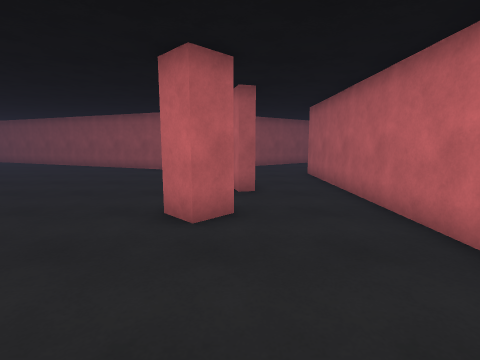
View 1 (above)

21 first-person views from a walk through a Unity game level. The camera is 1.4 m above the floor, tilts 8° down and sees 85° across. The floor is counted in squares, 1 m on a side. Each view is taken from the middle of a square. On the plan, view 1 faces up. The plan holds only what a view shows up to about 13 squares ahead; the rest is blank. The place goes on beyond the plan. The player is left out.

View 2
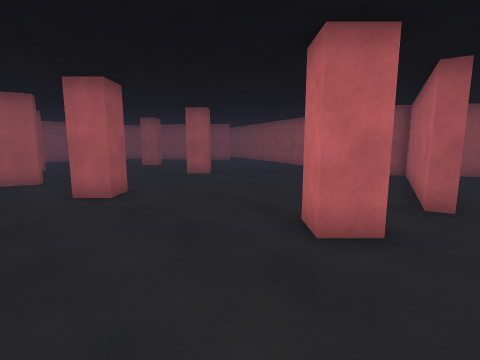

View 3
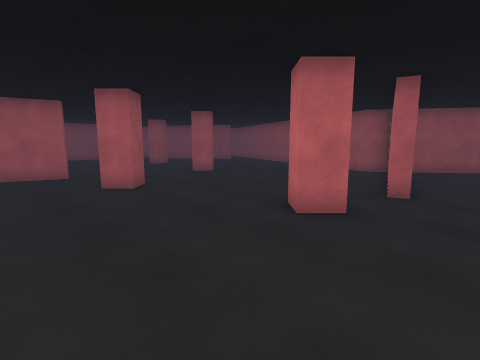

View 4
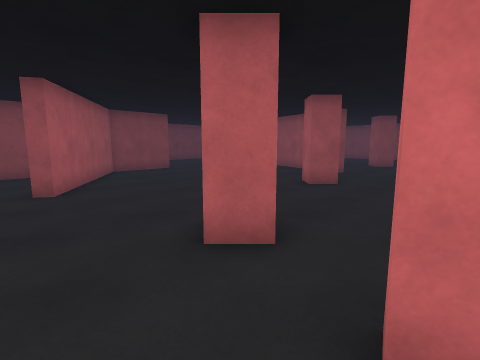

View 5
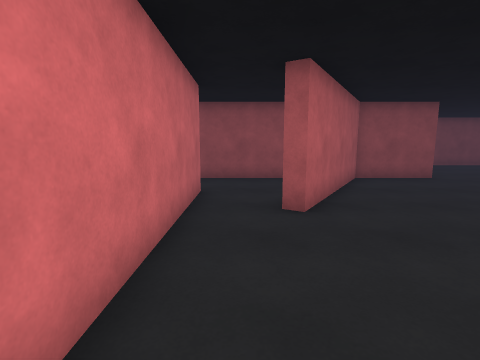

View 6
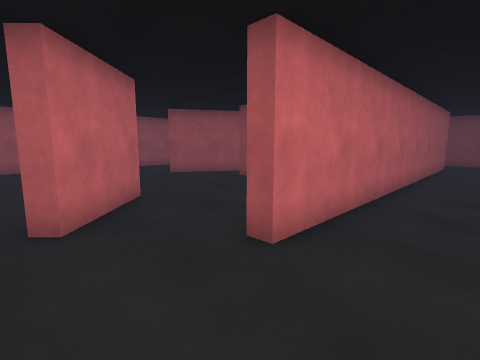

View 7
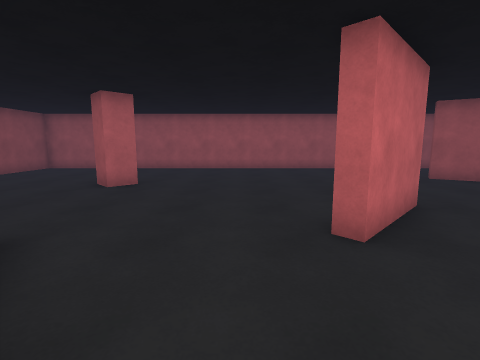

View 8
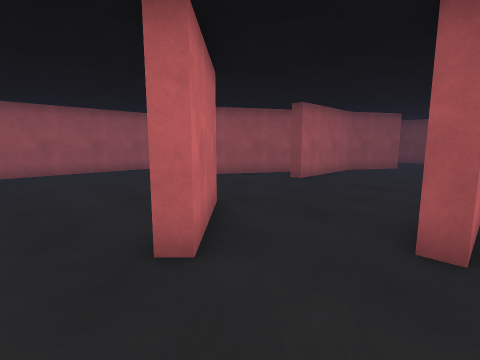

View 9
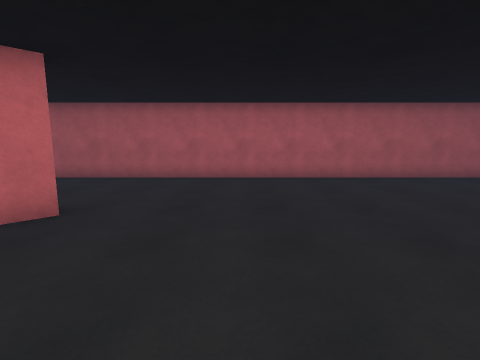

View 10
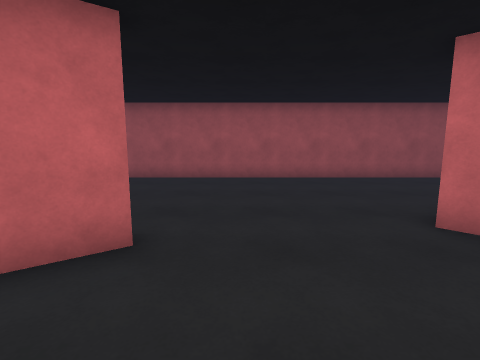

View 11
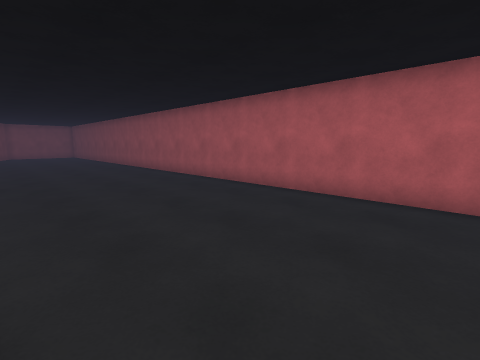

View 12
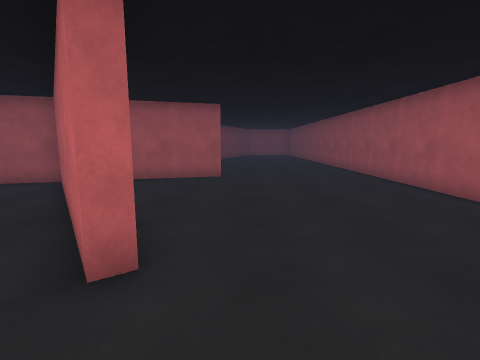

View 13
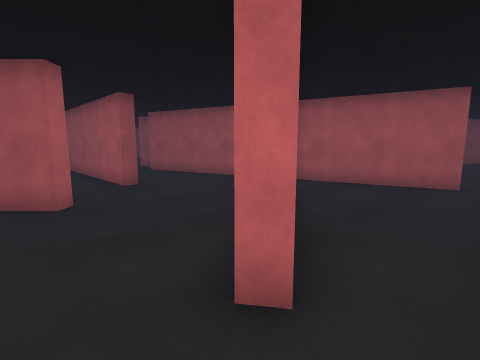

View 14
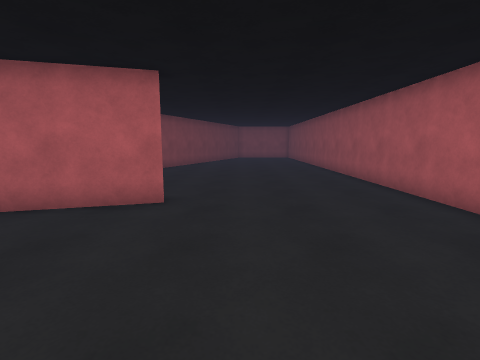

View 15
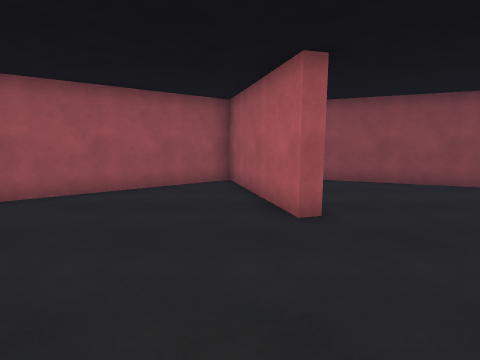

View 16
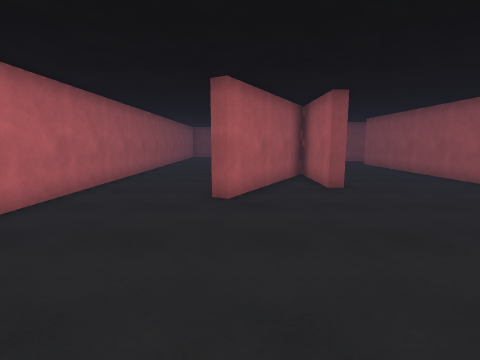

View 17
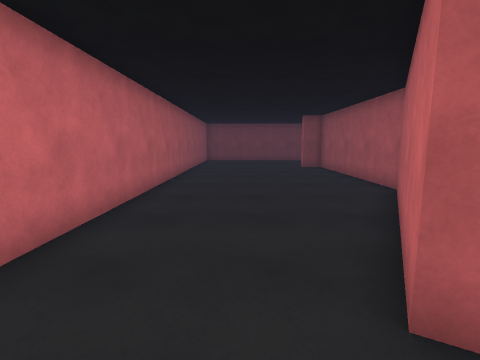

View 18
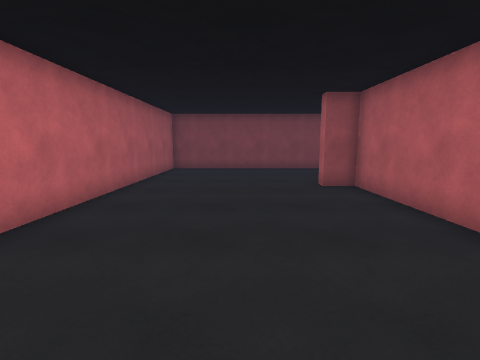

View 19
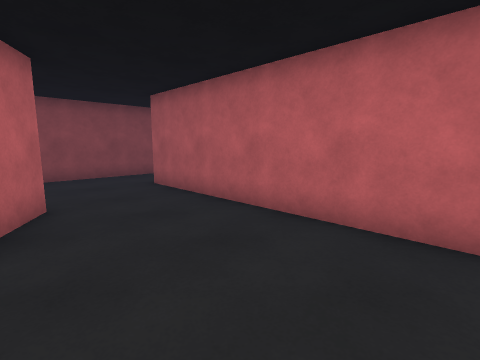

View 20
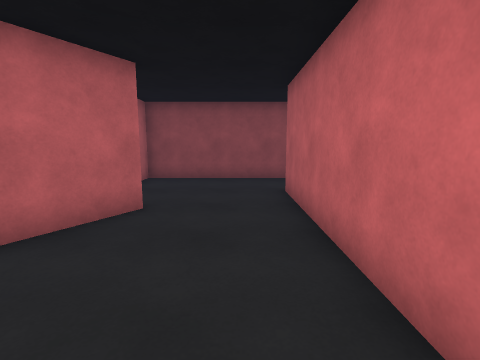

View 21
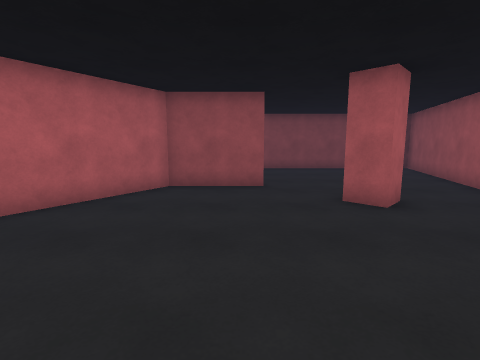

### Floor plan
Points are (right, up) in squares from view 1. A wall is a line through its corners. A room is listed if a view was taken in it or the views show most of it. See-through windows are left out.
Room 1 (views 1, 2, 3, 5, 21)
walls: (-6.8, 4.1) (-6, 3.3) (-6.8, 2.6); (-0.9, 5.9) (-0.1, 5.2) (-0.8, 4.5) (-1.6, 5.2); (0.4, 7.6) (0, 7.5) (-1.9, 14.2) (-3, 13.4); (-9, -3.3) (-8.2, -2.6) (-7.5, -3.3); (-9.3, 9.2) (-8.6, 8.5) (-9.3, 7.8); (-5.9, -5.5) (-2.7, -5.5) (0.7, -0.2) (1.2, -0.5); (3.2, -1.5) (3.2, 6.5)
ways out: opening at (1.5, 7.5) to room 2; opening at (2, -2) to room 2
Room 2 (views 4, 6, 7, 8, 9, 10, 11, 12, 13, 14, 15, 16, 17, 18, 19, 20)
walls: (7.9, 11.9) (5.6, 14.2) (5.9, 14.6) (6.8, 13.7); (3.2, 6.5) (3.2, 12.2) (3.7, 12.2) (3.7, -2.8); (5.2, 19.9) (5.5, 19.5) (-1.5, 14.5) (0.4, 7.6); (11.1, 19.5) (10.3, 20.2) (11, 20.9); (8.7, 3) (8.7, 6.8) (9.2, 6.8) (9.2, 3.1) (12.3, 8.5) (12.7, 8.2) (9.2, 2.1) (9.2, -5.5) (10.3, -5.5) (10.3, -6.1); (7.1, -0.6) (8.3, 1.5); (-3.6, 20) (-3.1, 20.2) (-1.6, 15) (3.8, 18.9); (3.2, -2.8) (3.2, -1.5); (15.4, 26.8) (-10.1, 26.8); (-9.7, 16.8) (-5.2, 15); (0.2, -5.5) (8.7, -5.5) (8.7, -4.8); (16.7, -10.1) (16.7, 23.6)
ways out: opening at (1.5, 7.5) to room 1; opening at (2, -2) to room 1

Where each view was taken, in squares from view 1:
view 1: 0 up, 0 right, facing up
view 2: 1 up, 1 right, facing up-left
view 3: 0 up, 2 right, facing up-left
view 4: 8 up, 2 right, facing down-left
view 5: 5 up, 2 right, facing down
view 6: 15 up, 1 right, facing down-right
view 7: 16 up, 2 right, facing right
view 8: 16 up, 3 right, facing down-right
view 9: 16 up, 6 right, facing right
view 10: 16 up, 7 right, facing up
view 11: 20 up, 7 right, facing up-left
view 12: 21 up, 8 right, facing left
view 13: 21 up, 7 right, facing down-left
view 14: 22 up, 3 right, facing left
view 15: 25 up, 2 left, facing down
view 16: 15 up, 12 right, facing down
view 17: 10 up, 14 right, facing down
view 18: 3 up, 13 right, facing down
view 19: 6 up, 8 right, facing down-left
view 20: 5 up, 5 right, facing down
view 21: 3 up, 5 left, facing down
